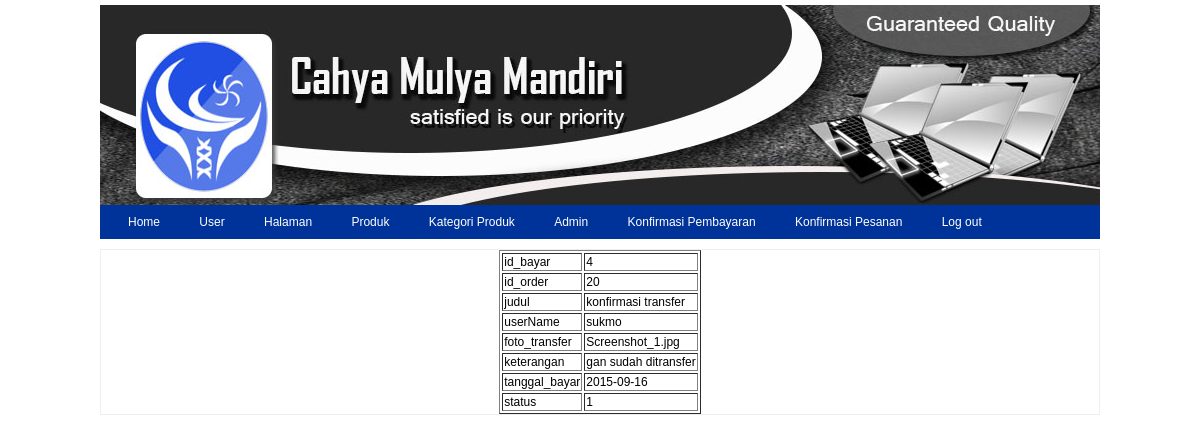
Page /panel/bayar/detail.php?recordID=4 on the committed database.
### tables this page shows
CREATE TABLE `bayar` (
  `id_bayar` int(5) NOT NULL AUTO_INCREMENT,
  `id_order` int(5) NOT NULL,
  `judul` varchar(250) DEFAULT NULL,
  `userName` varchar(20) NOT NULL,
  `foto_transfer` varchar(250) DEFAULT NULL,
  `keterangan` text,
  `tanggal_bayar` date DEFAULT NULL,
  `status` int(1) DEFAULT NULL,
  PRIMARY KEY (`id_bayar`)
);

### panel/bayar/detail.php (the view, shortened to what this page needs)
<?php require_once('../../Connections/toko_cahya.php');include'../head.php';
include'../menu.php'; ?><?php
if (!function_exists("GetSQLValueString")) {
function GetSQLValueString($theValue, $theType, $theDefinedValue = "", $theNotDefinedValue = "")
{
  $theValue = function_exists("mysql_real_escape_string") ? mysql_real_escape_string($theValue) : mysql_escape_string($theValue);
  switch ($theType) {
    case "long":
    case "int":
      $theValue = ($theValue != "") ? intval($theValue) : "NULL";
      break;
  }
  return $theValue;
}
}
$maxRows_DetailRS1 = 10;
$pageNum_DetailRS1 = 0;
$startRow_DetailRS1 = $pageNum_DetailRS1 * $maxRows_DetailRS1;
$colname_DetailRS1 = "-1";
if (isset($_GET['recordID'])) {
  $colname_DetailRS1 = $_GET['recordID'];
}
$query_DetailRS1 = sprintf("SELECT * FROM bayar WHERE id_bayar = %s", GetSQLValueString($colname_DetailRS1, "int"));
$query_limit_DetailRS1 = sprintf("%s LIMIT %d, %d", $query_DetailRS1, $startRow_DetailRS1, $maxRows_DetailRS1);
$DetailRS1 = mysql_query($query_limit_DetailRS1, $toko_cahya) or die(mysql_error());
$row_DetailRS1 = mysql_fetch_assoc($DetailRS1);
?><!DOCTYPE html PUBLIC "-//W3C//DTD XHTML 1.0 Transitional//EN" "http://www.w3.org/TR/xhtml1/DTD/xhtml1-transitional.dtd">
<html xmlns="http://www.w3.org/1999/xhtml">
<head>
</head>
<body>
<table border="1" align="center">
  <tr>
    <td>id_bayar</td>
    <td><?php echo $row_DetailRS1['id_bayar']; ?></td>
  </tr>
  <tr>
    <td>id_order</td>
    <td><?php echo $row_DetailRS1['id_order']; ?></td>
  </tr>
  <tr>
    <td>judul</td>
    <td><?php echo $row_DetailRS1['judul']; ?></td>
  </tr>
  <tr>
    <td>userName</td>
    <td><?php echo $row_DetailRS1['userName']; ?></td>
  </tr>
  <tr>
    <td>foto_transfer</td>
    <td><?php echo $row_DetailRS1['foto_transfer']; ?></td>
  </tr>
  <tr>
    <td>keterangan</td>
    <td><?php echo $row_DetailRS1['keterangan']; ?></td>
  </tr>
  <tr>
    <td>tanggal_bayar</td>
    <td><?php echo $row_DetailRS1['tanggal_bayar']; ?></td>
  </tr>
  <tr>
    <td>status</td>
    <td><?php echo $row_DetailRS1['status']; ?></td>
  </tr>
</table>
</body>
</html><?php

### tema.css (style rules this page uses)
body { font-family:Verdana, Geneva, sans-serif; font-size:12px; margin:0; padding:0; }

### rows in the picture
bayar: id_bayar "4", id_order "20", judul "konfirmasi transfer", userName "sukmo", foto_transfer "Screenshot_1.jpg", keterangan "gan sudah ditransfer", tanggal_bayar "2015-09-16", status "1"
